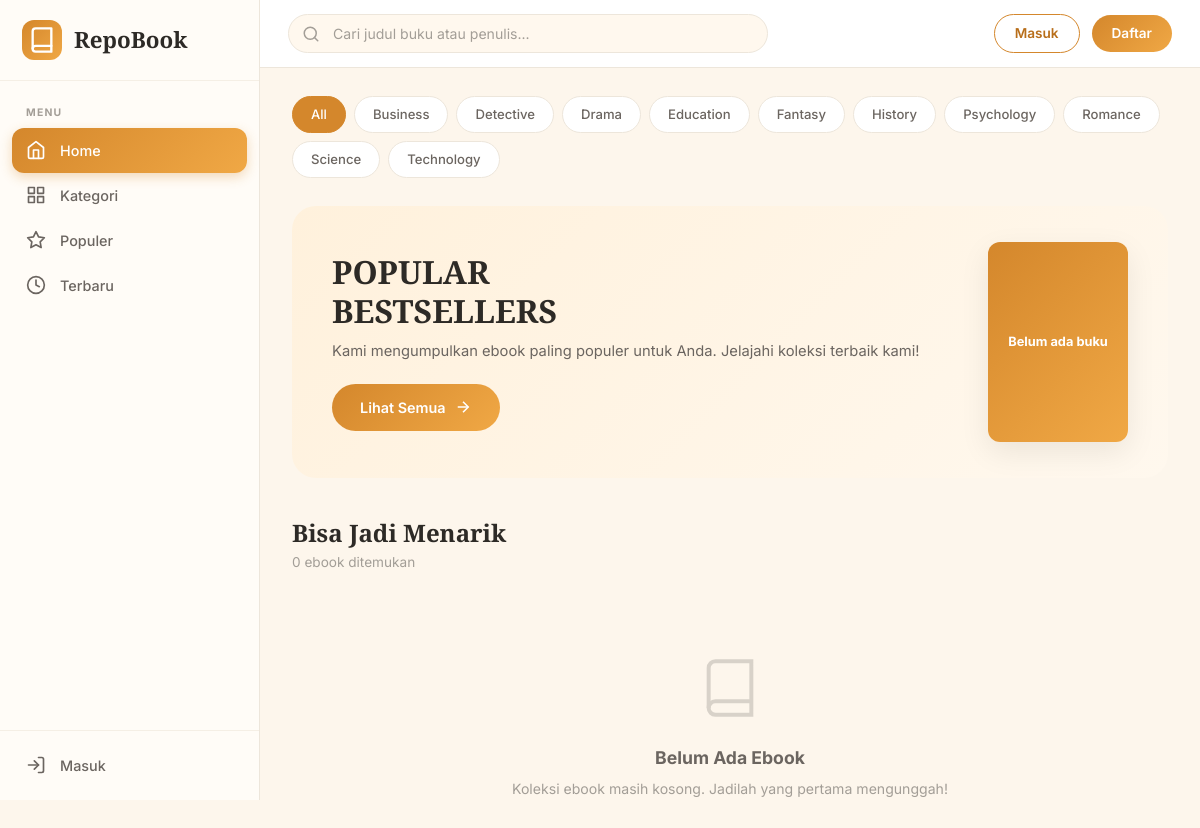
The page / on the database its author committed.
### tables this page shows
CREATE TABLE IF NOT EXISTS categories (
    id          INT AUTO_INCREMENT PRIMARY KEY,
    name        VARCHAR(100) NOT NULL UNIQUE,
    slug        VARCHAR(120) NOT NULL UNIQUE,     
    icon        VARCHAR(50) DEFAULT NULL,          
    created_at  TIMESTAMP DEFAULT CURRENT_TIMESTAMP,

    INDEX idx_slug (slug)
);

### includes/auth.php (called while the page is built, shortened)
<?php
function e(string $value): string
{
    return htmlspecialchars($value, ENT_QUOTES, 'UTF-8');
}

### public/index.php (the view, shortened to what this page needs)
<?php
require_once __DIR__ . '/../includes/auth.php';
try {
    $db = Database::connect();
    $stmtCat = $db->query("SELECT * FROM categories ORDER BY name ASC");
    $categories = $stmtCat->fetchAll();
} catch (PDOException $e) {
    $categories = [];
}
$search     = trim($_GET['q'] ?? '');
$categoryId = intval($_GET['cat'] ?? 0);
$page       = max(1, intval($_GET['page'] ?? 1));
$perPage    = 12;
$offset     = ($page - 1) * $perPage;
$viewMode   = $_GET['view'] ?? '';
$isPopular  = isset($_GET['popular']);
$isLatest   = isset($_GET['latest']);
$isSaved    = isset($_GET['saved']);
$isMyUploads = isset($_GET['my_uploads']);
try {
    $where  = [];
    $params = [];
    $orderBy = "e.created_at DESC";
    if ($isMyUploads) {
        requireLogin();
        $where[] = "e.uploaded_by = :uid";
        $params[':uid'] = $_SESSION['user_id'];
    } else {
        $where[] = "e.status = 'approved'";
    }
    $whereSql = implode(' AND ', $where);
    $countStmt = $db->prepare("SELECT COUNT(*) FROM ebooks e WHERE {$whereSql}");
    $countStmt->execute($params);
    $totalBooks = $countStmt->fetchColumn();
    $totalPages = max(1, ceil($totalBooks / $perPage));
    $sql = "SELECT e.*, c.name as category_name, u.name as uploader_name
            FROM ebooks e
            LEFT JOIN categories c ON e.category_id = c.id
            LEFT JOIN users u ON e.uploaded_by = u.id
            WHERE {$whereSql}
            ORDER BY {$orderBy}
            LIMIT :limit OFFSET :offset";
    $stmt = $db->prepare($sql);
    $stmt->bindValue(':limit', $perPage, PDO::PARAM_INT);
    $stmt->bindValue(':offset', $offset, PDO::PARAM_INT);
    $stmt->execute();
    $books = $stmt->fetchAll();
    $popStmt = $db->query("SELECT * FROM ebooks WHERE status = 'approved' ORDER BY views DESC LIMIT 3");
    $popularBooks = $popStmt->fetchAll();
    $savedBooks = [];
} catch (PDOException $e) {
    $books = [];
    $popularBooks = [];
    $totalBooks = 0;
    $totalPages = 1;
    $catCounts = [];
    $savedBooks = [];
}
?>
<!DOCTYPE html>
<html lang="id">
<head>
    <link rel="stylesheet" href="<?= ASSET_URL ?>/assets/css/style.css">
</head>
<body>
    <div class="app-layout">
        <?php include __DIR__ . '/../includes/sidebar.php'; ?>
        <div class="main-wrapper">
            <?php include __DIR__ . '/../includes/header.php'; ?>
            <main class="content-area">
                <div class="category-bar">
                    <a href="<?= BASE_URL ?>/index.php"
                       class="category-pill <?= $categoryId === 0 ? 'active' : '' ?>">All</a>
                    <?php foreach ($categories as $cat): ?>
                        <a href="<?= BASE_URL ?>/index.php?cat=<?= $cat['id'] ?>"
                           class="category-pill <?= $categoryId === (int)$cat['id'] ? 'active' : '' ?>">
                            <?= e($cat['name']) ?>
                        </a>
                    <?php endforeach; ?>
                </div>
                <?php if (empty($search) && $categoryId === 0 && !$isPopular && !$isLatest && !$isSaved && !$isMyUploads && $viewMode !== 'categories'): ?>
                <section class="hero-section">
                    <div class="hero-text">
                        <h2>POPULAR<br>BESTSELLERS</h2>
                        <p>Kami mengumpulkan ebook paling populer untuk Anda. Jelajahi koleksi terbaik kami!</p>
                        <a href="<?= BASE_URL ?>/index.php?popular=1" class="btn-hero">
                            Lihat Semua
                            <svg xmlns="http://www.w3.org/2000/svg" width="18" height="18" viewBox="0 0 24 24" fill="none" stroke="currentColor" stroke-width="2"><line x1="5" y1="12" x2="19" y2="12"></line><polyline points="12 5 19 12 12 19"></polyline></svg>
                        </a>
                    </div>
                    <div class="hero-books">
                        <?php if (!empty($popularBooks)): ?>
                            <?php foreach ($popularBooks as $pop): ?>
                                <a href="<?= BASE_URL ?>/detail.php?id=<?= $pop['id'] ?>" class="hero-book-card">
                                    <img src="<?= $pop['cover_image'] ? ASSET_URL . '/assets/covers/' . e($pop['cover_image']) : ASSET_URL . '/assets/img/default-cover.jpg' ?>"
                                         alt="<?= e($pop['title']) ?>">
                                </a>
                            <?php endforeach; ?>
                        <?php else: ?>
                            <div class="hero-book-card" style="background:linear-gradient(135deg,#D4872C,#F0A845);display:flex;align-items:center;justify-content:center;width:140px;height:200px;border-radius:12px;">
                                <span style="color:white;font-weight:700;text-align:center;padding:10px;font-size:0.8rem;">Belum ada buku</span>
                            </div>
                        <?php endif; ?>
                    </div>
                </section>
                <?php endif; ?>
                <section>
                    <div class="section-header">
                        <div>
                            <h3>
                                <?php if ($search): ?>
                                    Hasil Pencarian "<?= e($search) ?>"
                                <?php elseif ($isMyUploads): ?>
                                     Upload Saya
                                <?php elseif ($isPopular): ?>
                                    Ebook Paling Populer
                                <?php elseif ($isLatest): ?>
                                     Baru Ditambahkan
                                <?php elseif ($isSaved): ?>
                                     Ebook Tersimpan
                                <?php else: ?>
                                    Bisa Jadi Menarik
                                <?php endif; ?>
                            </h3>
                            <p><?= $totalBooks ?> ebook ditemukan</p>
                        </div>
                    </div>
                    <?php if (!empty($books)): ?>
                        <div class="books-grid">
                            <?php foreach ($books as $book): ?>
                                <a href="<?= BASE_URL ?>/detail.php?id=<?= $book['id'] ?>" class="book-card" id="book-<?= $book['id'] ?>">
                                    <div class="book-cover">
                                        <img src="<?= $book['cover_image'] ? ASSET_URL . '/assets/covers/' . e($book['cover_image']) : ASSET_URL . '/assets/img/default-cover.jpg' ?>"
                                             alt="<?= e($book['title']) ?>"
                                             loading="lazy">
                                        <?php if ($isMyUploads): ?>
                                            <div class="status-badge <?= e($book['status']) ?>"><?= e(ucfirst($book['status'])) ?></div>
                                        <?php endif; ?>
                                        <?php if (isLoggedIn()): ?>
                                        <button class="bookmark-btn <?= in_array($book['id'], array_column($savedBooks ?? [], 'ebook_id')) ? 'saved' : '' ?>" title="Simpan" data-id="<?= $book['id'] ?>">
                                            <svg xmlns="http://www.w3.org/2000/svg" width="16" height="16" viewBox="0 0 24 24" fill="none" stroke="currentColor" stroke-width="2">
                                                <path d="M19 21l-7-5-7 5V5a2 2 0 0 1 2-2h10a2 2 0 0 1 2 2z"></path>
                                            </svg>
                                        </button>
                                        <?php endif; ?>
                                    </div>
                                    <div class="book-info">
                                        <div class="book-title"><?= e($book['title']) ?></div>
                                        <div class="book-author"><?= e($book['author']) ?></div>
                                        <div class="book-meta">
                                            <span>
                                                <svg xmlns="http://www.w3.org/2000/svg" width="12" height="12" viewBox="0 0 24 24" fill="none" stroke="currentColor" stroke-width="2"><path d="M1 12s4-8 11-8 11 8 11 8-4 8-11 8-11-8-11-8z"></path><circle cx="12" cy="12" r="3"></circle></svg>
                                                <?= number_format($book['views']) ?>
                                            </span>
                                            <span><?= e($book['category_name'] ?? 'Umum') ?></span>
                                        </div>
                                    </div>
                                </a>
                            <?php endforeach; ?>
                        </div>
                        <?php if ($totalPages > 1): ?>
                        <div style="display:flex;justify-content:center;gap:8px;margin-top:36px;">
                            <?php for ($i = 1; $i <= $totalPages; $i++): ?>
                                <?php
                                    $params = $_GET;
                                    $params['page'] = $i;
                                    $qs = http_build_query($params);
                                ?>
                                <a href="<?= BASE_URL ?>/index.php?<?= $qs ?>"
                                   class="category-pill <?= $i === $page ? 'active' : '' ?>"
                                   style="min-width:38px;text-align:center;">
                                    <?= $i ?>
                                </a>
                            <?php endfor; ?>
                        </div>
                        <?php endif; ?>
                    <?php else: ?>
                        <div class="empty-state">
                            <svg xmlns="http://www.w3.org/2000/svg" width="64" height="64" viewBox="0 0 24 24" fill="none" stroke="currentColor" stroke-width="1.5">
                                <path d="M4 19.5A2.5 2.5 0 0 1 6.5 17H20"></path>
                                <path d="M6.5 2H20v20H6.5A2.5 2.5 0 0 1 4 19.5v-15A2.5 2.5 0 0 1 6.5 2z"></path>
                            </svg>
                            <h4>Belum Ada Ebook</h4>
                            <p>
                                <?php if ($search): ?>
                                    Tidak ditemukan ebook untuk "<?= e($search) ?>". Coba kata kunci lain.
                                <?php else: ?>
                                    Koleksi ebook masih kosong. Jadilah yang pertama mengunggah!
                                <?php endif; ?>
                            </p>
                        </div>
                    <?php endif; ?>
                </section>
            </main>
        </div>
    </div>
</body>
</html>

### rows shown on the page
categories: name "Business"
categories: name "Detective"
categories: name "Drama"
categories: name "Education"
categories: name "Fantasy"
categories: name "History"
categories: name "Psychology"
categories: name "Romance"
categories: name "Science"
categories: name "Technology"

### other values the page prints
$totalBooks "0"
